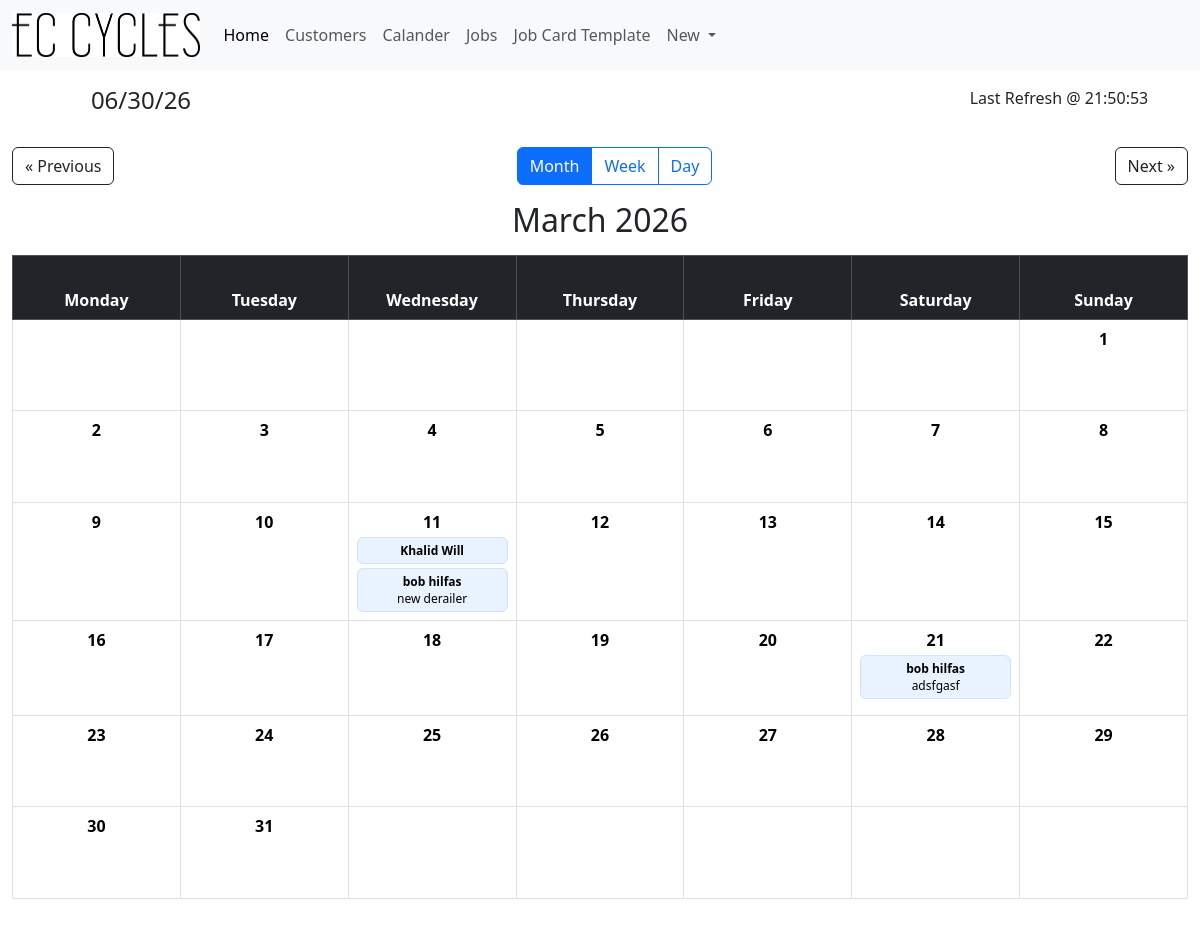
Screenshot of /calendar?year=2026&month=3 with the database file from the repository.
### tables this page shows
CREATE TABLE "Jobs" (
	"JobID"	INTEGER NOT NULL UNIQUE,
	"Cust_ID"	INTEGER NOT NULL,
	"BikeBrand"	TEXT,
	"BikeModel"	TEXT,
	"JobDetails"	TEXT,
	"DueDate"	DATE , Status TEXT DEFAULT 'Not Started',
	PRIMARY KEY("JobID" AUTOINCREMENT)
);

CREATE TABLE "Customers" (
	"Cust_ID"	INTEGER NOT NULL UNIQUE,
	"CustFName"	TEXT NOT NULL,
	"CustLName"	TEXT,
	"CustAddress"	TEXT,
	"CustPNumber"	INTEGER,
	"CustEmail"	INTEGER,
	"CustDetails"	TEXT,
	PRIMARY KEY("Cust_ID" AUTOINCREMENT)
);

### app.py (the view)
@app.route("/calendar")
def calendar_view():
    time = time_gen()
    page_title = "EC Cycles | Calendar"
    today_dt = datetime.datetime.now()
    year = request.args.get("year", type=int)
    month = request.args.get("month", type=int)
    if not year:
        year = today_dt.year
    if not month:
        month = today_dt.month
    today = today_dt.day if (
        year == today_dt.year and month == today_dt.month
    ) else 0
    cal = calendar.monthcalendar(year, month)
    month_name = calendar.month_name[month]
    prev_month = 12 if month == 1 else month - 1
    prev_year = year - 1 if month == 1 else year
    next_month = 1 if month == 12 else month + 1
    next_year = year + 1 if month == 12 else year
    jobs = get_jobs_for_month(year, month)
    return render_template(
        "calendar.html",
        time=time,
        page_title=page_title,
        cal=cal,
        jobs=jobs,
        today=today,
        year=year,
        month=month,
        month_name=month_name,
        prev_month=prev_month,
        prev_year=prev_year,
        next_month=next_month,
        next_year=next_year,
        week=0
    )

### app.py (called while the page is built)
def time_gen():
    time_dict = {"":""}
    day_info = datetime.datetime.now()
    date = day_info.strftime("%x")
    time = day_info.strftime("%X")
    time_dict["Date"] = date
    time_dict["Time"] = time
    return time_dict

def get_db_conn():
    conn = sqlite3.connect('JobCards.db')
    conn.row_factory = sqlite3.Row
    return conn

def get_jobs_for_month(year, month):
    conn = get_db_conn()
    cursor = conn.execute("""
        SELECT Jobs.*, Customers.CustFName, Customers.CustLName
        FROM Jobs
        INNER JOIN Customers
            ON Customers.Cust_ID = Jobs.Cust_ID
        WHERE strftime('%Y', DueDate)=?
          AND strftime('%m', DueDate)=?
    """, (str(year), f"{month:02d}"))
    jobs = cursor.fetchall()
    conn.close()
    job_dict = {}
    for job in jobs:
        job_day = int(job["DueDate"].split("-")[2])
        lines = job["JobDetails"].splitlines()
        second_line = lines[1] if len(lines) > 1 else ""
        job_copy = dict(job)
        job_copy["JobDetails"] = second_line
        job_dict.setdefault(job_day, []).append(job_copy)
    return job_dict

### Templates/calendar.html (shortened to what this page needs)
{% extends 'base.html' %}
{% block content %}
<div class="container-fluid p-4 vh-100 d-flex flex-column">
    <div class="d-flex justify-content-between align-items-center mb-3">
        <a class="btn btn-outline-dark"
           href="{{ url_for('calendar_view', year=prev_year, month=prev_month) }}">
            &laquo; Previous
        </a>
        <div class="btn-group" role="group">
            <label class="btn btn-outline-primary"
                   for="monthView"
                   onclick="window.location.href='{{ url_for('calendar_view', year=year, month=month) }}'">
                Month
            </label>
            <label class="btn btn-outline-primary"
                   for="weekView"
                   onclick="window.location.href='{{ url_for('timetable', year=year, month=month, week=0) }}'">
                Week
            </label>
            <label class="btn btn-outline-primary"
                   for="dayView"
                   onclick="window.location.href='{{ url_for('jobs_by_day', year=year, month=month, day=today) }}'">
                Day
            </label>
        </div>
        <a class="btn btn-outline-dark"
           href="{{ url_for('calendar_view', year=next_year, month=next_month) }}">
            Next &raquo;
        </a>
    </div>
    <h2 class="text-center mb-3">
        {{ month_name }} {{ year }}
    </h2>
    <div class="flex-fill">
        <table class="table table-bordered text-center h-100">
            <thead class="table-dark">
                <tr>
                    <th>Monday</th>
                    <th>Tuesday</th>
                    <th>Wednesday</th>
                    <th>Thursday</th>
                    <th>Friday</th>
                    <th>Saturday</th>
                    <th>Sunday</th>
                </tr>
            </thead>
            <tbody>
                {% for week in cal %}
                <tr>
                    {% for day in week %}
                    {% if day == 0 %}
                    <td></td>
                    {% else %}
                    <td class="{% if day == today %}today{% endif %}"
                        onclick="window.location.href='{{ url_for('jobs_by_day', year=year, month=month, day=day) }}'">
                        <div class="fw-bold">
                            {{ day }}
                        </div>
                        {% if day in jobs %}
                            {% for job in jobs[day] %}
                                <div class="job-card"
                                     onclick="event.stopPropagation(); window.location.href='{{ url_for('ViewJobCard', id=job['JobID']) }}'">
                                    <strong>
                                        {{ job['CustFName'] }}
                                        {{ job['CustLName'] }}
                                    </strong>
                                    <br>
                                    {{ job['JobDetails'] }}
                                </div>
                            {% endfor %}
                        {% endif %}
                    </td>
                    {% endif %}
                    {% endfor %}
                </tr>
                {% endfor %}
            </tbody>
        </table>
    </div>
</div>
{% endblock %}

### Templates/calendar.html (style rules this page uses)
table { height: 100%; table-layout: fixed; }
thead { height: 10%; }
tbody { height: 90%; }
tbody tr { height: calc(100% / 6); }
td { vertical-align: top; padding: 8px; cursor: pointer; }
.job-card { font-size: 0.75rem; background-color: #e9f2ff; border-radius: 6px; padding: 4px; margin-top: 4px; border: 1px solid #d0e4ff; word-wrap: break-word; }

### rows the page displays
Jobs: CustFName "Khalid", CustLName "Will"
Jobs: CustFName "bob", CustLName "hilfas", JobDetails "new derailer"
Jobs: CustFName "bob", CustLName "hilfas", JobDetails "adsfgasf"

### other values shown
{{ time["Date"] }} "06/30/26"
{{ time["Time"] }} "21:50:53"
{{ month_name }} "March"
{{ year }} "2026"
{{ day }} "1" "2" "3" "4" "5" "6" "7" "8" "9" "10" "11" "12" "13" "14" "15" "16" "17" "18" "19" "20" "21" "22" "23" "24" "25" "26" "27" "28" "29" "30" "31"
